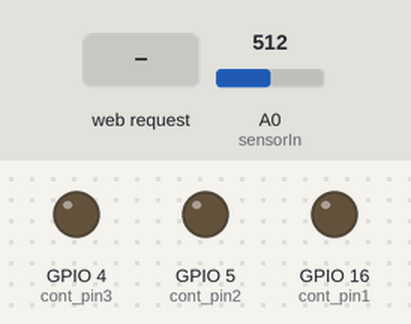
A sketch run on a simulated ESP8266 (NodeMCU). Parts: output pins drawn as LEDs (lit = HIGH). The test bench sets the inputs (shaded band); at power-on: A0 (sensorIn) = 512. WiFi joins after 1.5 s; servers stay silent unless stated; uploads are accepted with an empty reply; what the sketch prints to the serial monitor is not drawn.

Above: at 2.7 s.
2.8 s: HTTP request GET /control/?socketpin1=1 received
At 4.9 s:
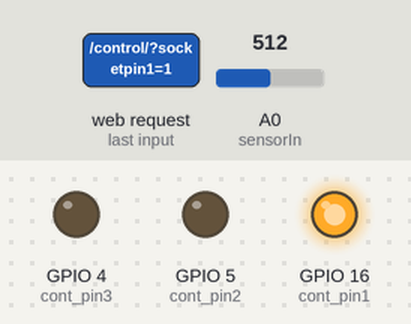
5.4 s: HTTP request GET /control/?socketpin2=1 received
At 6.9 s:
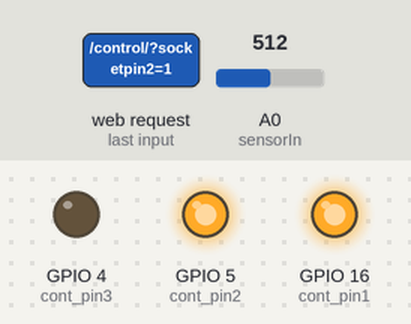
7.8 s: HTTP request GET /control/?socketpin1=0 received
At 9.9 s:
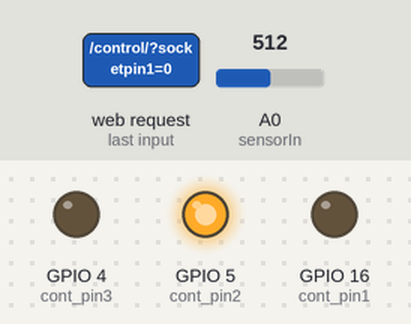
10.2 s: HTTP request GET /control/?socketpin3=1 received
At 12.2 s:
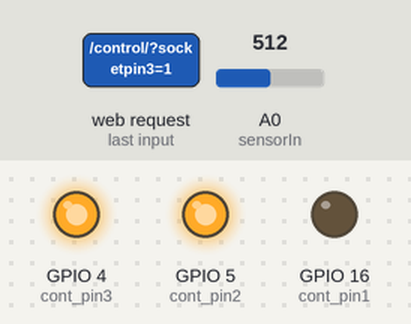
12.6 s: HTTP request GET /control/?socketpin2=0 received
At 14.2 s:
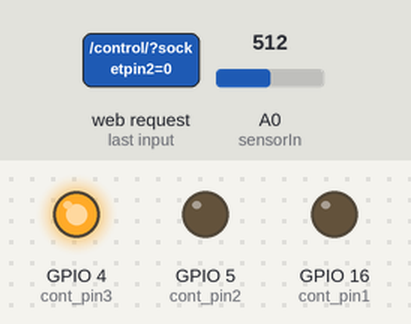
15.0 s: HTTP request GET /control/?socketpin1=1&socketpin2=1&socketpin3=1 received
At 16.3 s:
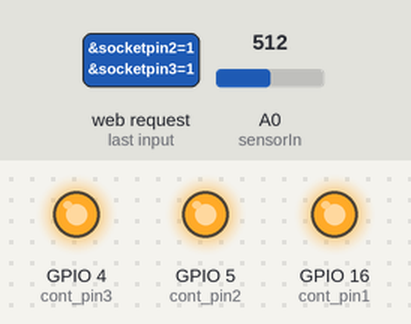
Timing chart, 0 to 18.0 s (numbered marks = the images above; inputs shaded):
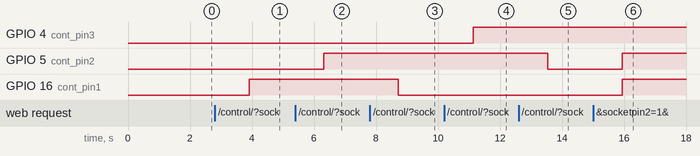

The sketch:

Test_current_esp_control_3_pin.ino
```cpp
#include <ESP8266WiFi.h>
#include <WiFiClient.h>
#include <ESP8266WebServer.h>
#include <ESP8266HTTPClient.h>
#include <SoftwareSerial.h>

// Control pin for smart socket
const int sensorIn = A0;
const int cont_pin1  = 16;
const int cont_pin2  = 5;
const int cont_pin3  = 4;


//Current sensor data
int mVperAmp = 60; // use 185 for 5A, 100 for 20A Module and 66 for 30A Module
double Voltage = 0;
double VRMS = 0;
double AmpsRMS = 0;

//Static IP address configuration
IPAddress staticIP(192, 168, 1, 151); //ESP static ip
IPAddress gateway(192, 168, 1, 1);   //IP Address of your WiFi Router (Gateway)
IPAddress subnet(255, 255, 255, 0);  //Subnet mask
IPAddress dns(8, 8, 8, 8);  //DNS

const char* ssid = "Akylly_Ahal_1";
const char* password = "akylly_ahal_1";
const char* deviceName = "Watt and control";
String serverUrl = "192.168.1.252";
String payload;
String device_key = "watt_and_control";
String command = "watt_measure";


ESP8266WebServer server(80);
String stream;

void handleDevice() {

  String socketpin1 = server.arg("socketpin1");
  String socketpin2 = server.arg("socketpin2");
  String socketpin3 = server.arg("socketpin3");

  socketpin1.trim();
  socketpin2.trim();
  socketpin3.trim();

    if(socketpin1 == "1"){
        digitalWrite(cont_pin1, 1);
    }
    else if(socketpin1 == "0"){
        digitalWrite(cont_pin1, 0);
    }
    if(socketpin2 == "1"){
        digitalWrite(cont_pin2, 1);
    }
    else if(socketpin2 == "0"){
        digitalWrite(cont_pin2, 0);
    }
    if(socketpin3 == "1"){
        digitalWrite(cont_pin3, 1);
    }
    else if(socketpin3 == "0"){
        digitalWrite(cont_pin3, 0);
    }
  server.send(200, "text/html", "OK");
}

void handlePong() {
  server.send(200, "text/html", device_key);
}


void setup() {
  pinMode(A0, INPUT);
  pinMode(cont_pin1, OUTPUT);
  pinMode(cont_pin2, OUTPUT);
  pinMode(cont_pin3, OUTPUT);
  Serial.begin(115200);
  WiFi.begin(ssid, password);
  Serial.println("");
  WiFi.disconnect();
  WiFi.hostname(deviceName);
  WiFi.config(staticIP, subnet, gateway, dns);
  WiFi.begin(ssid, password);
  WiFi.mode(WIFI_STA);

  //
  while (WiFi.status() != WL_CONNECTED) {
    delay(500);
    Serial.print(".");
  }


  Serial.println("");
  Serial.print("Connected to ");
  Serial.println(ssid);
  Serial.print("IP address: ");
  Serial.println(WiFi.localIP());

  server.on("/ping/", handlePong);
  server.on("/control/", handleDevice);

  server.begin();
  Serial.println("HTTP server started");
}


void loop() {
  server.handleClient();
  //sendDataFromMaster();

  Voltage = getVPP();
  VRMS = (Voltage / 2.0) * 0.707; // sq root
  AmpsRMS = (VRMS * 1000) / mVperAmp;
  float Wattage = (220 * AmpsRMS) - 18;
  String argument_data = "?device_key=" + device_key + "&command=" + command + "&value=" + String(Wattage);
  sendRequest("http://" + serverUrl + "/esp/ArgToDB/", argument_data);

}

float getVPP()
{
  float result;
  int readValue;
  int maxValue = 0;
  int minValue = 1024;
  uint32_t start_time = millis();

  while ((millis() - start_time) < 1000) //sample for 1 Sec
  {
    readValue = analogRead(sensorIn);
    if (readValue > maxValue)
    {
      maxValue = readValue;
    }
    if (readValue < minValue)
    {
      minValue = readValue;
    }
  }
  result = ((maxValue - minValue) * 5) / 1024.0;

  return result;
}
//void sendDataFromMaster(){
//  stream="";
//  if (Serial.available() != 0){
//    stream = Serial.readStringUntil('\n');
//    stream.trim();
//    if (stream.length() > 0){
//      Serial.println(stream);
//
//    }
//  }
//}


void sendRequest(String path, String sendingData) {
  if (WiFi.status() == WL_CONNECTED) {
    String serverPath = path + sendingData;
    Serial.println(serverPath);
    payload = httpGETRequest(serverPath.c_str());
    Serial.println(payload);
  }
  else {
    Serial.println("WiFi Disconnected");
  }
}


String httpGETRequest(const char* serverName) {
  WiFiClient client;
  HTTPClient http;
  http.begin(client, serverName);
  int httpResponseCode = http.GET();
  String payload = "{}";
  if (httpResponseCode > 0) {
    Serial.print("HTTP Response code: ");
    Serial.println(httpResponseCode);
    payload = http.getString();
  }
  else {
    Serial.print("Error code: ");
    Serial.println(httpResponseCode);
  }
  http.end();
  return payload;
}
```

Measured:
- after the input at 2.8 s, GPIO 16 (cont_pin1): LOW → HIGH after 1.1 s
- after the input at 5.4 s, GPIO 5 (cont_pin2): LOW → HIGH after 0.92 s
- after the input at 7.8 s, GPIO 16 (cont_pin1): HIGH → LOW after 0.92 s
- after the input at 10.2 s, GPIO 4 (cont_pin3): LOW → HIGH after 0.93 s
- after the input at 12.6 s, GPIO 5 (cont_pin2): HIGH → LOW after 0.94 s
- after the input at 15.0 s, GPIO 5 (cont_pin2), GPIO 16 (cont_pin1): LOW → HIGH after 0.94 s
